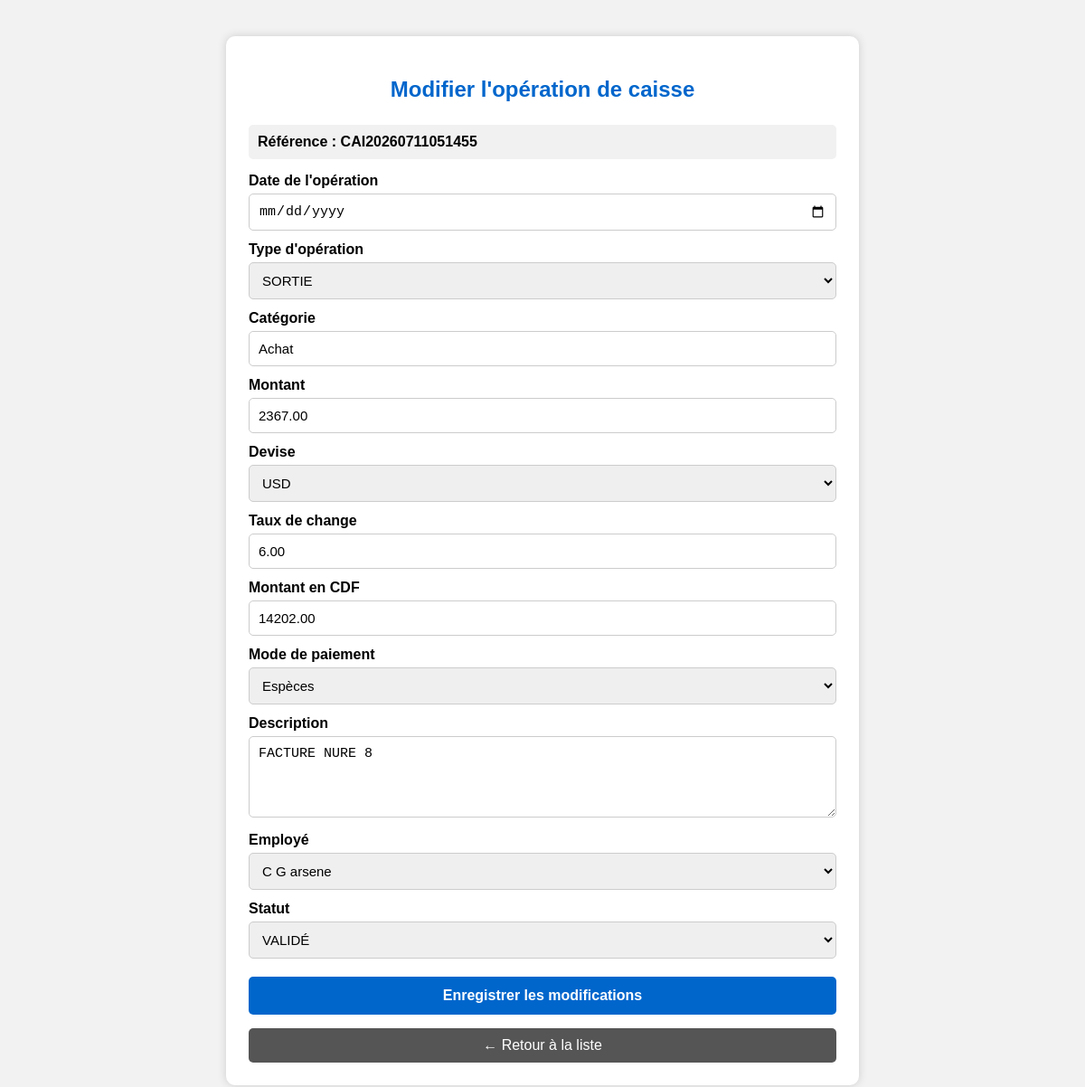
Screenshot of /caisse/modifier.php?id=5 with the database file from the repository.
### tables this page shows
CREATE TABLE IF NOT EXISTS `caisse` (
  `id` int(11) NOT NULL AUTO_INCREMENT,
  `date` date NOT NULL,
  `type_operation` enum('ENTREE','SORTIE') NOT NULL,
  `categorie` varchar(100) DEFAULT NULL,
  `montant` decimal(15,2) NOT NULL,
  `devise` enum('USD','CDF') DEFAULT 'USD',
  `taux_change` decimal(10,2) DEFAULT '1.00',
  `montant_cdf` decimal(15,2) DEFAULT NULL,
  `mode_paiement` varchar(50) DEFAULT NULL,
  `reference_operation` varchar(100) DEFAULT NULL,
  `description` text,
  `id_employe` int(11) DEFAULT NULL,
  `statut` enum('VALIDÉ','EN ATTENTE') DEFAULT 'EN ATTENTE',
  `date_creation` timestamp NOT NULL DEFAULT CURRENT_TIMESTAMP,
  `date_modification` datetime DEFAULT NULL,
  PRIMARY KEY (`id`),
  KEY `idx_date` (`date`),
  KEY `idx_type` (`type_operation`),
  KEY `idx_statut` (`statut`)
);

CREATE TABLE IF NOT EXISTS `employe` (
  `id_employe` int(11) NOT NULL AUTO_INCREMENT,
  `date` date DEFAULT NULL,
  `nom` varchar(50) NOT NULL,
  `postnom` varchar(50) DEFAULT NULL,
  `prenom` varchar(50) DEFAULT NULL,
  `fonction` varchar(50) DEFAULT NULL,
  `telephone` varchar(20) DEFAULT NULL,
  `mail` varchar(50) DEFAULT NULL,
  `salaire` decimal(10,2) DEFAULT NULL,
  PRIMARY KEY (`id_employe`)
);

### caisse/modifier.php (the view, shortened to what this page needs)
<?php
$serveur = "localhost";
$utilisateur = "root";
$motdepasse = "";
$base = "cici";
$conn = mysqli_connect(
    $serveur,
    $utilisateur,
    $motdepasse,
    $base
);
mysqli_set_charset($conn, "utf8");
$id = intval($_GET['id']);
$sql_operation = "
    SELECT *
    FROM caisse
    WHERE id = $id
";
$resultat_operation = mysqli_query(
    $conn,
    $sql_operation
);
$operation = mysqli_fetch_assoc(
    $resultat_operation
);
?>
<!DOCTYPE html>
<html lang="fr">
<head>
</head>
<body>
<div class="container">
<h2>
    Modifier l'opération de caisse
</h2>
<div class="reference">
    Référence :
    <?= htmlspecialchars(
        $operation['reference_operation']
    ); ?>
</div>
<form method="POST">
<label>
    Date de l'opération
</label>
<input
    type="date"
    name="date_operation"
    value="<?= htmlspecialchars(
        $operation['date_operation']
    ); ?>"
    required
>
<label>
    Type d'opération
</label>
<select
    name="type_operation"
    required
>
    <option
        value="SORTIE"
        <?= ($operation['type_operation'] == "SORTIE")
            ? "selected"
            : ""; ?>
    >
        SORTIE
    </option>
</select>
<label>
    Catégorie
</label>
<input
    type="text"
    name="categorie"
    value="<?= htmlspecialchars(
        $operation['categorie']
    ); ?>"
    placeholder="Ex : Vente, Achat, Salaire..."
    required
>
<label>
    Montant
</label>
<input
    type="number"
    step="0.01"
    min="0"
    id="montant"
    name="montant"
    value="<?= htmlspecialchars(
        $operation['montant']
    ); ?>"
    required
>
<label>
    Devise
</label>
<select
    name="devise"
    id="devise"
    required
>
    <option
        value="USD"
        <?= ($operation['devise'] == "USD")
            ? "selected"
            : ""; ?>
    >
        USD
    </option>
</select>
<label>
    Taux de change
</label>
<input
    type="number"
    step="0.01"
    min="0"
    id="taux_change"
    name="taux_change"
    value="<?= htmlspecialchars(
        $operation['taux_change']
    ); ?>"
    required
>
<label>
    Montant en CDF
</label>
<input
    type="number"
    step="0.01"
    id="montant_cdf"
    value="<?= htmlspecialchars(
        $operation['montant_cdf']
    ); ?>"
    readonly
>
<label>
    Mode de paiement
</label>
<select
    name="mode_paiement"
    required
>
    <option
        value="Espèces"
        <?= ($operation['mode_paiement'] == "Espèces")
            ? "selected"
            : ""; ?>
    >
        Espèces
    </option>
</select>
<label>
    Description
</label>
<textarea
    name="description"
    rows="4"
    placeholder="Description de l'opération..."
><?= htmlspecialchars(
    $operation['description']
); ?></textarea>
<label>
    Employé
</label>
<select
    name="id_employe"
    required
>
<?php
$sql_employe = "
    SELECT id_employe, nom, postnom, prenom
    FROM employe
    ORDER BY nom ASC
";
$resultat_employe = mysqli_query(
    $conn,
    $sql_employe
);
if (!$resultat_employe) {
    echo "
        <option value=''>
            Erreur de chargement des employés
        </option>
    ";
} else {
    while (
        $employe = mysqli_fetch_assoc(
            $resultat_employe
        )
    ) {
        $nom_complet =
            $employe['nom'] . " " .
            $employe['postnom'] . " " .
            $employe['prenom'];
?>
    <option
        value="<?php echo $employe['id_employe']; ?>"
        <?php echo ($operation['id_employe'] == $employe['id_employe'])
            ? "selected"
            : ""; ?>
    >
        <?php echo htmlspecialchars(
            $nom_complet
        ); ?>
    </option>
<?php
    }
}
?>
</select>
<label>
    Statut
</label>
<select
    name="statut"
    required
>
    <option
        value="VALIDÉ"
        <?= ($operation['statut'] == "VALIDÉ")
            ? "selected"
            : ""; ?>
    >
        VALIDÉ
    </option>
</select>
<button
    type="submit"
    name="modifier"
>
    Enregistrer les modifications
</button>
</form>
<a
    href="liste.php"
    class="retour"
>
    ← Retour à la liste
</a>
</div>
</body>
</html>

### caisse/modifier.php (style rules this page uses)
* { box-sizing: border-box; }
body { font-family: Arial, sans-serif; background: #f2f2f2; margin: 0; padding: 20px; }
.container { width: 700px; max-width: 100%; margin: 20px auto; background: white; padding: 25px; border-radius: 10px; box-shadow: 0 0 10px #ccc; }
h2 { text-align: center; color: #0066cc; margin-bottom: 25px; }
label { display: block; font-weight: bold; margin-top: 12px; margin-bottom: 5px; }
input, select, textarea { width: 100%; padding: 10px; border: 1px solid #ccc; border-radius: 5px; font-size: 15px; }
textarea { resize: vertical; }
button { width: 100%; padding: 12px; margin-top: 20px; background: #0066cc; color: white; border: none; border-radius: 5px; font-size: 16px; font-weight: bold; cursor: pointer; }
.reference { background: #f1f1f1; padding: 10px; border-radius: 5px; margin-bottom: 15px; font-weight: bold; }
.retour { display: block; text-align: center; margin-top: 15px; padding: 10px; background: #555; color: white; text-decoration: none; border-radius: 5px; }

### rows the page displays
caisse: reference_operation "CAI20260711051455", type_operation "SORTIE", categorie "Achat", montant "2367.00", devise "USD", taux_change "6.00", montant_cdf "14202.00", description "FACTURE NURE 8", id_employe "C G arsene", statut "VALIDÉ"
